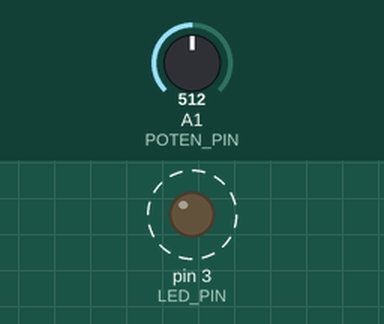
This sketch was run on a simulated Arduino Uno, built with avr-gcc and run on an emulated ATmega328P. On the bench: output pins drawn as LEDs (lit = HIGH). Dashed ring = blinking. The test bench sets the inputs (shaded band); at power-on: A1 (POTEN_PIN) = 512. What the sketch prints to the serial monitor is not drawn.

Above: at 1.2 s.
1.3 s: A1 (POTEN_PIN) set to 716
5.3 s: A1 (POTEN_PIN) set to 900
9.3 s: A1 (POTEN_PIN) set to 122
13.3 s: A1 (POTEN_PIN) set to 0
Timing chart, 0 to 16.5 s (numbered marks = the images above; inputs shaded):
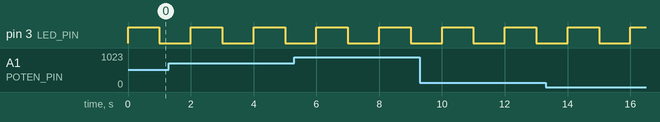

The sketch:

Blink.ino
```cpp
int LED_PIN = 3;
int POTEN_PIN = A1;

// the setup function runs once when you press reset or power the board
void setup() {
  Serial.begin(9600);
  // initialize digital pin LED_BUILTIN as an output.
  pinMode(LED_PIN, OUTPUT);
}

// the loop function runs over and over again forever
void loop() {
  int amount = analogRead(POTEN_PIN);
  Serial.println(analogRead(POTEN_PIN));
  digitalWrite(LED_PIN, HIGH);   // turn the LED on (HIGH is the voltage level)
  delay(1000);                       // wait for a second
  digitalWrite(LED_PIN, LOW);    // turn the LED off by making the voltage LOW
  delay(1000);                       // wait for a second

  analogWrite(LED_PIN, amount);
}
```

Measured:
- by itself, pin 3 (LED_PIN): alternates HIGH for 1.0 s and LOW for 1.0 s
